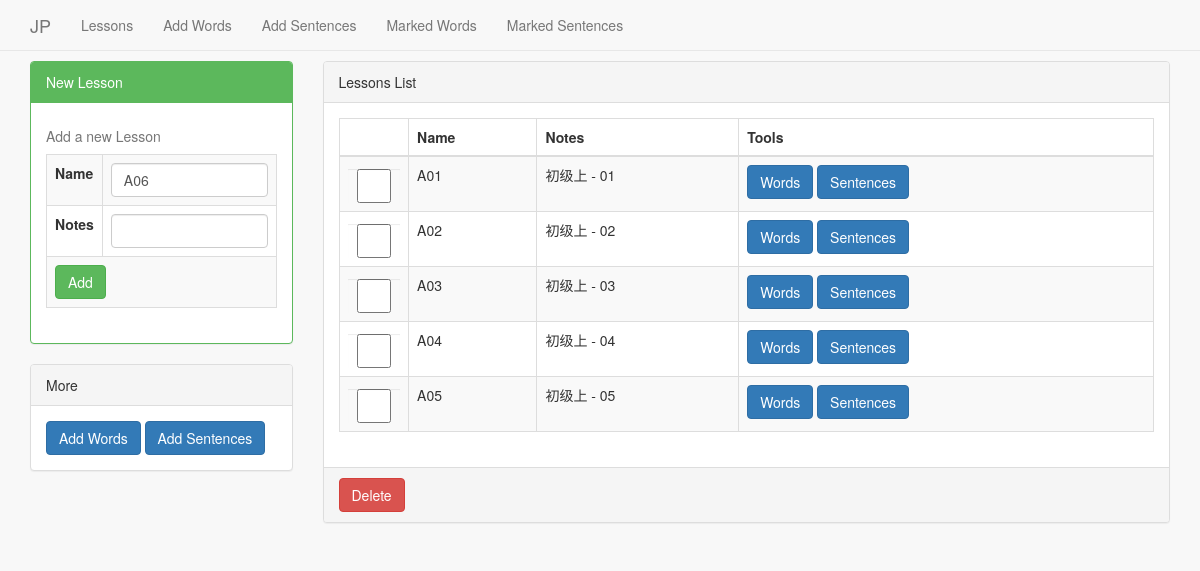
The page /lessons/ on the database as committed earlier.
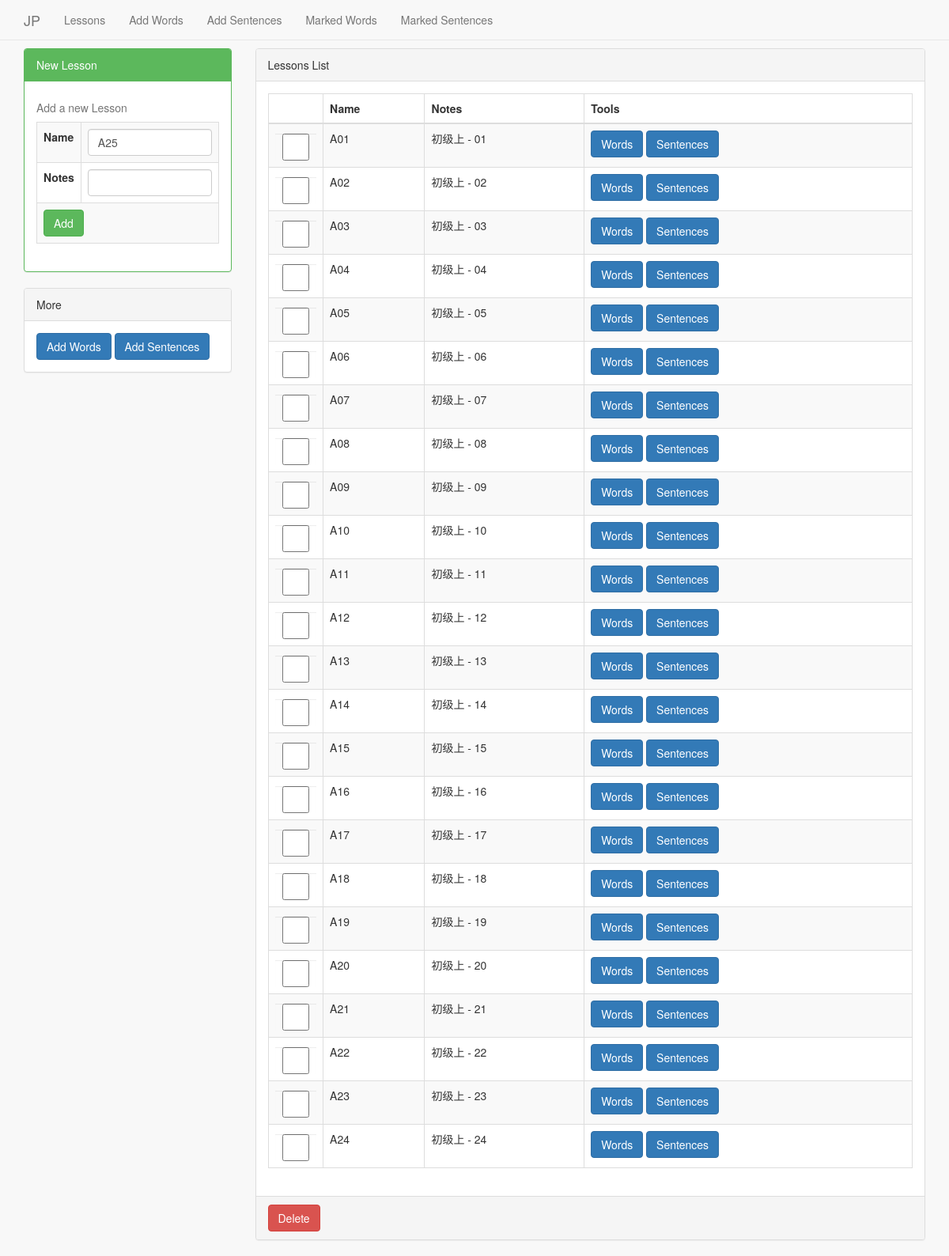
The same page on the database as committed later.
### notebook/models.py (models this page shows)
class Lesson(models.Model):
    name = models.CharField(max_length=500)
    note = models.CharField(max_length=1000)

### notebook/views.py (the view)
# urls.py: url(r'lessons/$', views.lessons, name="lessons"),
def lessons(request):
    title = "Lessons List"
    lessons = Lesson.objects.order_by("name")
    if len(lessons) > 0:
        last_lesson_name = lessons[len(lessons)-1].name
        p = "([a-zA-Z]+)(\d+)"
        m = re.match(p, last_lesson_name)
        if m is not None:
            order_len = len(m.groups()[1])
            new_order = int(m.groups()[1]) + 1
            fmt = "%s%0"+str(order_len)+"d"
            new_name = fmt%(m.groups()[0], new_order)
        else:
            new_name = "A01"
    return render(request, "notebook/lessons.html", locals())

### notebook/templates/notebook/lessons.html (shortened to what this page needs)
{% extends "notebook/layout.html" %}
{% block content %}
    <div class="container">
        <div class="row">
            <div class="col-lg-3">
                <div class="panel panel-green" style="margin-top:10px;">
                    <div class="panel-heading">New Lesson</div>
                    <div class="panel-body">
                        <form method="POST" action="./add/" autocomplete="off">
                            <table class="table table-bordered table-striped">
                                <caption>Add a new Lesson</caption>
                                <tbody>
                                    <tr>
                                        <th>Name</th>
                                        <td>
                                            <input type="text" name="new_lesson_name" value="{{new_name}}" class="form-control" />
                                        </td>
                                    </tr>
                                    <tr>
                                        <th>Notes</th>
                                        <td>
                                            <input type="text" name="new_lesson_note" value="" class="form-control" />
                                        </td>
                                    </tr>
                                    <tr>
                                        <td colspan="2">
                                            <input class="btn btn-success" type="submit" name="submit" value="Add" />
                                        </td>
                                    </tr>
                                </tbody>
                            </table>
                        </form>
                    </div>
                </div>
                <div class="panel panel-default">
                    <div class="panel-heading">More</div>
                    <div class="panel-body">
                        <a class="btn btn-primary" href="../words_add/">Add Words</a>
                        <a class="btn btn-primary" href="../sentences_add/">Add Sentences</a>
                    </div>
                </div>
            </div>
            <div class="col-lg-9">
                <div class="panel panel-default" style="margin-top: 10px;">
                    <div class="panel-heading">Lessons List</div>
                    <form method="post" action="./delete/">
                    <div class="panel-body">
                        <table class="table table-striped table-bordered">
                            <thead>
                                <tr>
                                    <th></th>
                                    <th>Name</th>
                                    <th>Notes</th>
                                    <th>Tools</th>
                                </tr>
                            </thead>
                            <tbody>
                                {% for lesson in lessons %}
                                <tr>
                                    <td>
                                        <input name="lesson_id[]" value="{{lesson.id}}" type="checkbox" class="form-control" />
                                    </td>
                                    <td>{{lesson.name}}</td>
                                    <td>{{lesson.note}}</td>
                                    <td>
                                        <a href="./{{lesson.id}}/words/" class="btn btn-primary">Words</a>
                                        <a href="./{{lesson.id}}/sentences/" class="btn btn-primary">Sentences</a>
                                    </td>
                                </tr>
                                {% endfor %}
                            </tbody>
                        </table>
                    </div>
                    <div class="panel-footer">
                        <button type="submit" class="btn btn-danger" onclick="return confirm('Are you sure to delete these lessons?')">Delete</button>
                    </div>
                    </form>
                </div>
            </div>
    </div>
    </div>
{% endblock %}

### notebook/templates/notebook/layout.html (shortened to what this page needs)
<!DOCTYPE html>
{% load staticfiles %}
<html>
    <head>
        <link rel="stylesheet" href="{% static 'css/bootstrap.min.css' %}" />
        <link rel="stylesheet" href="{% static 'css/sb-admin-2.css' %}" />
        <link rel="stylesheet" href="{% static 'css/font-awesome.min.css' %}" />
    </head>
    <body>
    <nav class="navbar navbar-default navbar-static-top" role="navigation" style="margin-bottom: 0">
        <div class="container">
            <div class="navbar-header">
                <a class="navbar-brand" href="#">JP</a>
            </div>
            <div class="collapse navbar-collapse" id="bs-example-navbar-collapse-1">
                <ul class="nav navbar-nav">
                    <li>
                        <a href="{% url 'lessons' %}">Lessons</a>
                    </li>
                    <li>
                        <a href="{% url 'words_add' %}">Add Words</a>
                    </li>
                    <li>
                        <a href="{% url 'sentences_add' %}">Add Sentences</a>
                    </li>
                    <li>
                        <a href="{% url 'words_allmarked' %}">Marked Words</a>
                    </li>
                    <li>
                        <a href="{% url 'sentences_allmarked' %}">Marked Sentences</a>
                    </li>
                </ul>
            </div>
        </div>
    </nav>
    {% block content %}{% endblock %}
    </body>
</html>

### notebook/static/css/sb-admin-2.css (style rules this page uses)
body { background-color: #f8f8f8; }
.panel-green { border-color: #5cb85c; }
.panel-green .panel-heading { border-color: #5cb85c; color: #fff; background-color: #5cb85c; }

Rows that differ between the two databases and show on the page:
added Lesson: name "A06", note "初级上 - 06"
added Lesson: name "A07", note "初级上 - 07"
added Lesson: name "A08", note "初级上 - 08"
added Lesson: name "A09", note "初级上 - 09"
added Lesson: name "A10", note "初级上 - 10"
added Lesson: name "A11", note "初级上 - 11"
added Lesson: name "A12", note "初级上 - 12"
added Lesson: name "A13", note "初级上 - 13"
added Lesson: name "A14", note "初级上 - 14"
added Lesson: name "A15", note "初级上 - 15"
added Lesson: name "A16", note "初级上 - 16"
added Lesson: name "A17", note "初级上 - 17"
added Lesson: name "A18", note "初级上 - 18"
added Lesson: name "A19", note "初级上 - 19"
added Lesson: name "A20", note "初级上 - 20"
added Lesson: name "A21", note "初级上 - 21"
added Lesson: name "A22", note "初级上 - 22"
added Lesson: name "A23", note "初级上 - 23"
added Lesson: name "A24", note "初级上 - 24"
Other text that changed with them:
form field new_lesson_name: "A06" → "A25"
